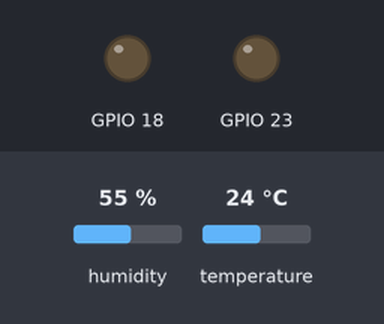
This sketch was run on a simulated ESP32. Shown: output pins drawn as LEDs (lit = HIGH). Inputs (shaded band) come from the test bench; at power-on: humidity 55 %, temperature 24 °C. WiFi joins after 1.5 s; servers stay silent unless stated; random numbers use the default seed unless the sketch sets one; no MQTT or app messages arrive unless stated; what the sketch prints to the serial monitor is not drawn.

Above: at 3.5 s.
At 5.5 s:
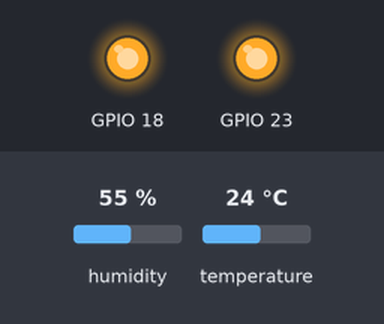
Timing chart, 0 to 8.6 s (numbered marks = the images above):
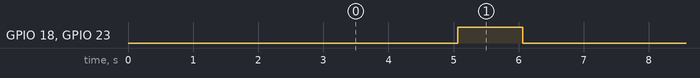

Measured:
- by itself, GPIO 18, GPIO 23: alternates HIGH for 1.0 s and LOW for 4.0 s

The sketch:

sketch.ino
```cpp
#include <DHTesp.h>
#include <WiFi.h>
#include <PubSubClient.h>

/*const int* armazenat [ ]
const int* armazenah [ ]*/

// Dados da rede Wi-Fi
const char* ssid = "Wokwi-GUEST";
const char* password = "";

// Dados do sensor DHT
const int dhtPin = 13;
const DHTesp::DHT_MODEL_t dhtType = DHTesp::DHT22;

// Dados do HiveMQ
const char* mqttServer = "broker.hivemq.com";
const int mqttPort = 1883;
const char* mqttTopic = "testtopic/1";

DHTesp dhtSensor;
WiFiClient wifiClient;
PubSubClient mqttClient(wifiClient);

// Protótipo da função connectToMQTT
void connectToMQTT();

void setup() {
  Serial.begin(115200);
  Serial.println("Inicializando Sistema");

  // Conectando à rede Wi-Fi
  WiFi.begin(ssid, password);
  while (WiFi.status() != WL_CONNECTED) {
    delay(1000);
    Serial.println("Conectando ao WiFi...");
  }

  // Inicializando o sensor DHT
  dhtSensor.setup(dhtPin, dhtType);
  pinMode(23, OUTPUT);
  pinMode(18, OUTPUT);
  Serial.println("Finalizando Sistema");

  // Conectando ao servidor MQTT
  connectToMQTT();
}

void loop() {
  // Verificando a conexão Wi-Fi
  if (WiFi.status() != WL_CONNECTED) {
    Serial.println("Conexão WiFi perdida. Tentando reconectar...");
    WiFi.begin(ssid, password);
    while (WiFi.status() != WL_CONNECTED) {
      delay(1000);
      Serial.println("Conectando ao WiFi...");
    }
    connectToMQTT(); // Reconectar ao servidor MQTT após a reconexão Wi-Fi
  }

  float temperatura = dhtSensor.getTemperature();
  float humidade = dhtSensor.getHumidity();

  Serial.println("Temperatura: " + String(temperatura) + "C");
  Serial.println("Humidade: " + String(humidade) + "%");
  Serial.println("--------------------------------------------");

  // Publicando dados no tópico MQTT do HiveMQ
  String temperaturaString = String(temperatura);
  String humidadeString = String(humidade);

  mqttClient.publish(mqttTopic, "{\"temperatura\" : 24,\"umidade\" : 40}");

  /*armazenat = temperatura
  armazenah = humidade*/

  delay(3000);

  digitalWrite(23, HIGH);
  digitalWrite(18, HIGH);
  delay(1000);

  digitalWrite(23, LOW);
  digitalWrite(18, LOW);
  delay(1000);
}

void connectToMQTT() {
  mqttClient.setServer(mqttServer, mqttPort);
  while (!mqttClient.connected()) {
    Serial.println("Conectando ao servidor MQTT...");
    String clientId = "salmao-";
    clientId += String(random(0xffff), HEX);
    if (mqttClient.connect(clientId.c_str())) {
      Serial.println("Conectado ao servidor MQTT!");
    } else {
      Serial.print("Falha na conexão MQTT. Erro: ");
      Serial.println(mqttClient.state());
      delay(2000);
    }
  }
}
```
